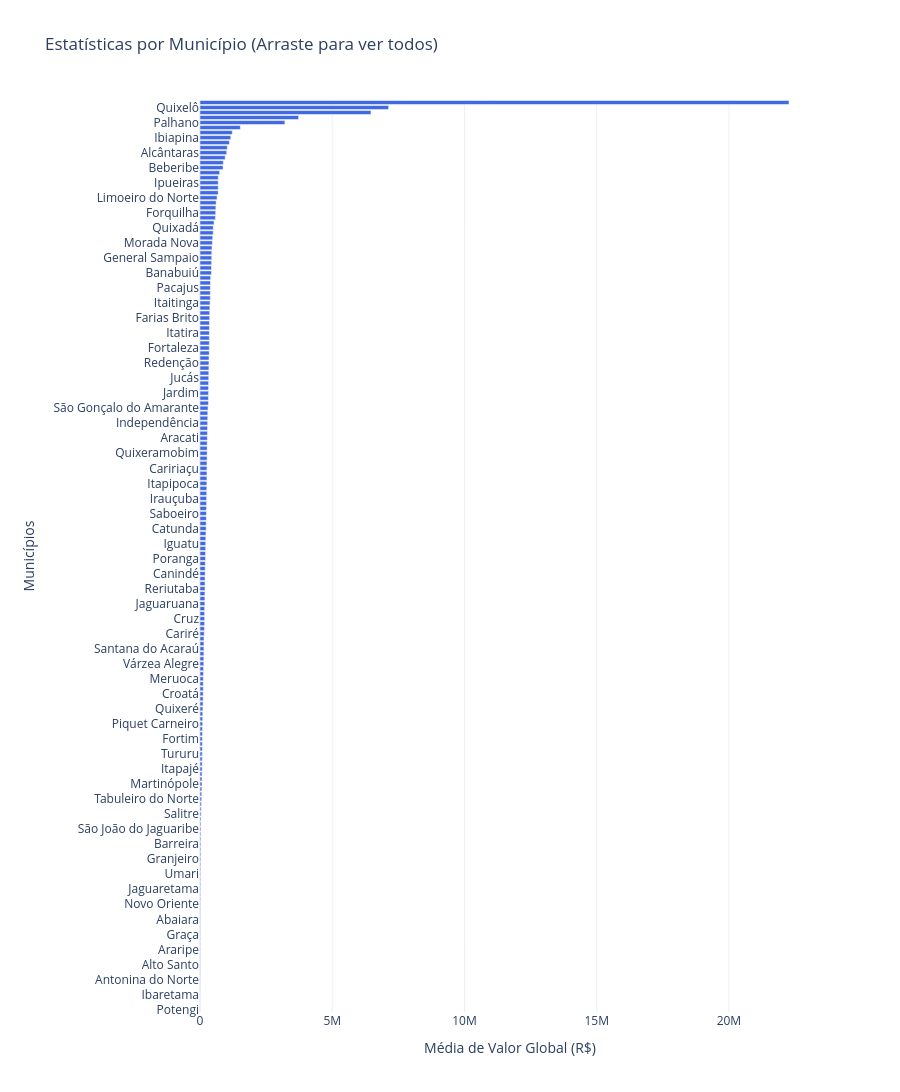

Notebook cell for this chart:
### Code cell
import plotly.graph_objects as go

# 1. Ordenando (do maior para o menor)
stats_sorted = stats.sort_values(by="mean", ascending=True) # Ascending True para o maior ficar no topo no gráfico horizontal

# 2. Criando a figura
fig = go.Figure()

fig.add_trace(go.Bar(
    y=stats_sorted.index,  # Municípios no eixo Y agora
    x=stats_sorted['mean'], # Valores no eixo X
    orientation='h',        # Transforma em barras horizontais
    marker_color='royalblue',
    customdata=stats_sorted[['min', 'std', '25%', '50%', '75%', 'max']],
    hovertemplate="<br>".join([
        "<b>Município: %{y}</b>",
        "Média: R$ %{x:,.2f}",
        "Desvio Padrão (std): R$ %{customdata[1]:,.2f}", 
        "Mínimo: R$ %{customdata[0]:,.2f}",             
        "Máximo: R$ %{customdata[5]:,.2f}",            
        "<extra></extra>" 
    ])
))

# 3. Ajustando o Layout para acomodar 182 cidades
fig.update_layout(
    title='Estatísticas por Município (Arraste para ver todos)',
    xaxis_title='Média de Valor Global (R$)',
    yaxis_title='Municípios',
    # Aumentamos a altura para que cada cidade tenha seu espaço
    height=3000, 
    margin=dict(l=200), # Margem maior na esquerda para os nomes das cidades
    template="plotly_white"
)

fig.show()

### Figure 1 — Plotly figure (JSON) as saved in the notebook; plotly's stock layout.template omitted (floating-point values rounded to 4 significant figures; data arrays with more than 128 entries replaced by an {"elided": "..."} marker saying what was removed)
{"data": [{"customdata": {"elided": "182x6 float values"}, "hovertemplate": "<b>Município: %{y}</b><br>Média: R$ %{x:,.2f}<br>Desvio Padrão (std): R$ %{customdata[1]:,.2f}<br>Mínimo: R$ %{customdata[0]:,.2f}<br>Máximo: R$ %{customdata[5]:,.2f}<br><extra></extra>", "marker": {"color": "royalblue"}, "orientation": "h", "type": "bar", "x": {"elided": "182 float values"}, "y": {"elided": "182 str values"}}], "layout": {"height": 3000, "margin": {"l": 200}, "title": {"text": "Estatísticas por Município (Arraste para ver todos)"}, "xaxis": {"title": {"text": "Média de Valor Global (R$)"}}, "yaxis": {"title": {"text": "Municípios"}}}}
